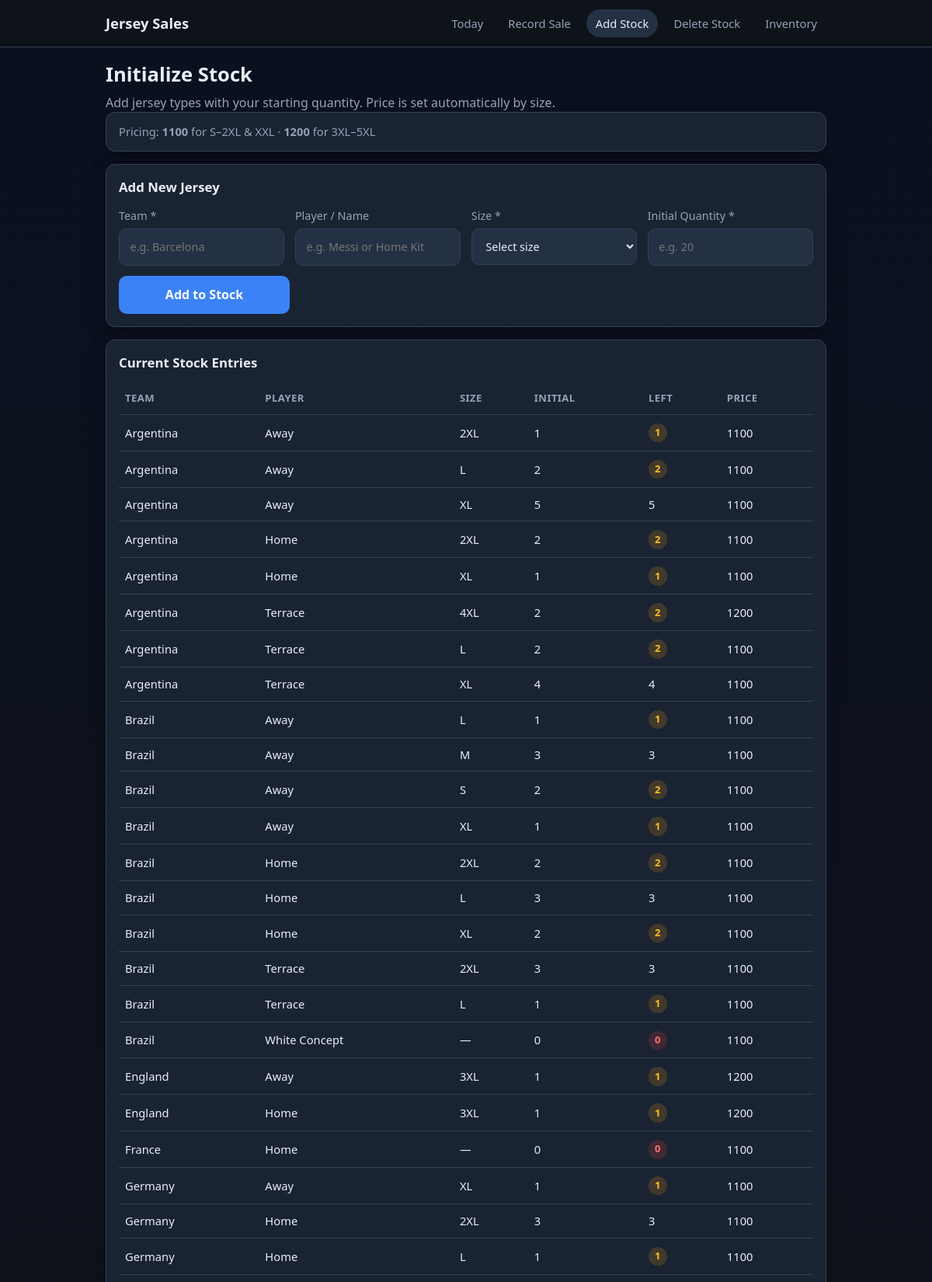
The page /stock/setup (upper part) on the database its author committed.
### tables this page shows
CREATE TABLE jerseys (
                id INTEGER PRIMARY KEY AUTOINCREMENT,
                team TEXT NOT NULL,
                player_name TEXT NOT NULL DEFAULT '',
                size TEXT NOT NULL,
                initial_stock INTEGER NOT NULL,
                current_stock INTEGER NOT NULL,
                unit_price REAL NOT NULL,
                created_at TEXT NOT NULL DEFAULT (datetime('now', 'localtime'))
            );

### app.py (the view, shortened to what this page needs)
@app.route("/stock/setup", methods=["GET", "POST"])
def setup_stock():
    jerseys = models.get_all_jerseys_with_stats()
    return render_template("setup_stock.html", jerseys=jerseys, sizes=SIZES)

### app.py (called while the page is built)
@app.before_request
def ensure_db():
    init_db()

### database.py (called while the page is built)
def get_connection():
    conn = sqlite3.connect(DB_PATH)
    conn.row_factory = sqlite3.Row
    conn.execute("PRAGMA foreign_keys = ON")
    return conn

### templates/setup_stock.html (shortened to what this page needs)
{% extends "base.html" %}
{% block content %}
<section class="page-header">
    <h1>Initialize Stock</h1>
    <p>Add jersey types with your starting quantity. Price is set automatically by size.</p>
</section>
<section class="panel panel-note">
    <p class="pricing-note">Pricing: <strong>1100</strong> for S–2XL & XXL · <strong>1200</strong> for 3XL–5XL</p>
</section>
<section class="panel">
    <h2>Add New Jersey</h2>
    <form method="post" class="form-grid">
        <label>
            Team *
            <input type="text" name="team" placeholder="e.g. Barcelona" required>
        </label>
        <label>
            Player / Name
            <input type="text" name="player_name" placeholder="e.g. Messi or Home Kit">
        </label>
        <label>
            Size *
            <select name="size" required>
                <option value="">Select size</option>
            </select>
        </label>
        <label>
            Initial Quantity *
            <input type="number" name="initial_stock" min="1" step="1" placeholder="e.g. 20" required>
        </label>
        <div class="form-actions full-width">
            <button type="submit" class="btn btn-primary btn-large">Add to Stock</button>
        </div>
    </form>
</section>
<section class="panel">
    <h2>Current Stock Entries</h2>
    {% if jerseys %}
    <div class="table-wrap">
        <table>
            <thead>
                <tr>
                    <th>Team</th>
                    <th>Player</th>
                    <th>Size</th>
                    <th>Initial</th>
                    <th>Left</th>
                    <th>Price</th>
                </tr>
            </thead>
            <tbody>
                {% for jersey in jerseys %}
                <tr>
                    <td>{{ jersey.team }}</td>
                    <td>{{ jersey.player_name or "—" }}</td>
                    <td>{{ jersey.size }}</td>
                    <td>{{ jersey.initial_stock }}</td>
                    <td>
                        {% if jersey.current_stock <= 2 and jersey.current_stock > 0 %}
                        <span class="badge badge-warning">{{ jersey.current_stock }}</span>
                        {% elif jersey.current_stock == 0 %}
                        <span class="badge badge-danger">0</span>
                        {% else %}
                        {{ jersey.current_stock }}
                        {% endif %}
                    </td>
                    <td>{{ "%.0f"|format(jersey.unit_price) }}</td>
                </tr>
                {% endfor %}
            </tbody>
        </table>
    </div>
    {% else %}
    <p class="empty-state">No jerseys added yet. Use the form above to set your initial stock.</p>
    {% endif %}
</section>
{% endblock %}

### static/style.css (style rules this page uses)
:root { --bg: #0f1419; --surface: #1a2332; --surface-2: #243044; --text: #e8eef7; --muted: #94a3b8; --primary: #3b82f6; --primary-hover: #2563eb; --success: #22c55e; --warning: #f59e0b; --danger: #ef4444; --border: #334155; --radius: 12px; --shadow: 0 8px 24px rgba(0, 0, 0, 0.25); }
* { box-sizing: border-box; }
body { margin: 0; font-family: "Segoe UI", system-ui, -apple-system, sans-serif; background: linear-gradient(180deg, #0b1020 0%, var(--bg) 100%); color: var(--text); min-height: 100vh; line-height: 1.5; }
.page-header h1 { margin: 0 0 0.25rem; font-size: 1.6rem; }
.page-header p { margin: 0; color: var(--muted); }
.panel { background: var(--surface); border: 1px solid var(--border); border-radius: var(--radius); padding: 1rem; margin-bottom: 1rem; box-shadow: var(--shadow); }
.panel-note { padding: 0.85rem 1rem; }
.pricing-note { margin: 0; color: var(--muted); font-size: 0.92rem; }
.panel h2 { margin: 0 0 0.85rem; font-size: 1.05rem; }
.form-grid { display: grid; grid-template-columns: repeat(auto-fit, minmax(180px, 1fr)); gap: 0.85rem; }
.form-grid label { display: flex; flex-direction: column; gap: 0.35rem; font-size: 0.9rem; color: var(--muted); }
.full-width { grid-column: 1 / -1; }
.form-actions, .filter-actions { display: flex; align-items: end; gap: 0.5rem; }
input, select, button, .btn { font: inherit; }
input, select { width: 100%; padding: 0.75rem 0.85rem; border-radius: 10px; border: 1px solid var(--border); background: var(--surface-2); color: var(--text); }
.btn { display: inline-flex; align-items: center; justify-content: center; padding: 0.7rem 1rem; border-radius: 10px; border: 1px solid transparent; cursor: pointer; font-weight: 600; }
.btn-primary { background: var(--primary); color: white; }
.btn-large { width: 100%; min-height: 48px; font-size: 1rem; }
.table-wrap { overflow-x: auto; }
table { width: 100%; border-collapse: collapse; font-size: 0.92rem; }
th, td { padding: 0.65rem 0.5rem; border-bottom: 1px solid var(--border); text-align: left; white-space: nowrap; }
th { color: var(--muted); font-weight: 600; font-size: 0.82rem; text-transform: uppercase; letter-spacing: 0.03em; }
.badge { display: inline-block; padding: 0.15rem 0.5rem; border-radius: 999px; font-size: 0.82rem; font-weight: 700; }
.badge-warning { background: rgba(245, 158, 11, 0.18); color: #fbbf24; }
.badge-danger { background: rgba(239, 68, 68, 0.18); color: #f87171; }
@media (min-width: 640px) { .btn-large { width: auto; min-width: 220px; } }

### rows shown on the page
jerseys: team "Argentina", player_name "Away", size "2XL", initial_stock "1", current_stock "1", unit_price "1100"
jerseys: team "Argentina", player_name "Away", size "L", initial_stock "2", current_stock "2", unit_price "1100"
jerseys: team "Argentina", player_name "Away", size "XL", initial_stock "5", current_stock "5", unit_price "1100"
jerseys: team "Argentina", player_name "Home", size "2XL", initial_stock "2", current_stock "2", unit_price "1100"
jerseys: team "Argentina", player_name "Home", size "XL", initial_stock "1", current_stock "1", unit_price "1100"
jerseys: team "Argentina", player_name "Terrace", size "4XL", initial_stock "2", current_stock "2", unit_price "1200"
jerseys: team "Argentina", player_name "Terrace", size "L", initial_stock "2", current_stock "2", unit_price "1100"
jerseys: team "Argentina", player_name "Terrace", size "XL", initial_stock "4", current_stock "4", unit_price "1100"
jerseys: team "Brazil", player_name "Away", size "L", initial_stock "1", current_stock "1", unit_price "1100"
jerseys: team "Brazil", player_name "Away", size "M", initial_stock "3", current_stock "3", unit_price "1100"
jerseys: team "Brazil", player_name "Away", size "S", initial_stock "2", current_stock "2", unit_price "1100"
jerseys: team "Brazil", player_name "Away", size "XL", initial_stock "1", current_stock "1", unit_price "1100"
jerseys: team "Brazil", player_name "Home", size "2XL", initial_stock "2", current_stock "2", unit_price "1100"
jerseys: team "Brazil", player_name "Home", size "L", initial_stock "3", current_stock "3", unit_price "1100"
jerseys: team "Brazil", player_name "Home", size "XL", initial_stock "2", current_stock "2", unit_price "1100"
jerseys: team "Brazil", player_name "Terrace", size "2XL", initial_stock "3", current_stock "3", unit_price "1100"
jerseys: team "Brazil", player_name "Terrace", size "L", initial_stock "1", current_stock "1", unit_price "1100"
jerseys: team "Brazil", player_name "White Concept", size "—", initial_stock "0", current_stock "0", unit_price "1100"
jerseys: team "England", player_name "Away", size "3XL", initial_stock "1", current_stock "1", unit_price "1200"
jerseys: team "England", player_name "Home", size "3XL", initial_stock "1", current_stock "1", unit_price "1200"
jerseys: team "France", player_name "Home", size "—", initial_stock "0", current_stock "0", unit_price "1100"
jerseys: team "Germany", player_name "Away", size "XL", initial_stock "1", current_stock "1", unit_price "1100"
jerseys: team "Germany", player_name "Home", size "2XL", initial_stock "3", current_stock "3", unit_price "1100"
jerseys: team "Germany", player_name "Home", size "L", initial_stock "1", current_stock "1", unit_price "1100"
